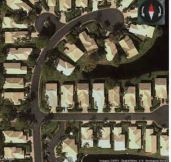
#> input picture amap2.JPG, 171 x 162 px; its folder holds only this picture in this run
$ python -i Deal.py   (imports and definitions only)
#> lines starting #> are read from the running program, lines starting #| are printed output that depends on the picture
# coding=utf-8
import cv2 as cv
import numpy as np
from matplotlib import pyplot as plt
from function.Algo import Point
# from function.Algo import Point


# [257 lines left out: functions split, k_means, translate, canny, color_area_red, color_area_blue and 7 more, not called in this run]

>>> import cv2
>>> picture = cv2.cvtColor(cv2.imread('../amap2.JPG'), cv2.COLOR_BGR2RGB)
>>> result = canny(picture)
#> in canny, `blurred = cv.GaussianBlur(img, (3, 3), 0)`:
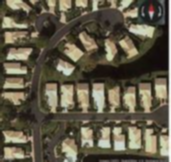
#> blurred: shape (162, 171, 3); mean R, G, B 96.9, 90.3, 71.8
#> in canny, `x_grad = cv.Sobel(blurred, cv.CV_16SC1, 1, 0)`:
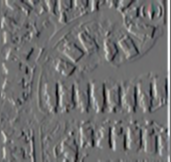
#> x_grad: shape (162, 171, 3) int16; mean R, G, B 7.7, 7.8, 8.5; drawn with min black and max white
#> in canny, `y_grad = cv.Sobel(blurred, cv.CV_16SC1, 0, 1)`:
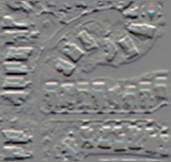
#> y_grad: shape (162, 171, 3) int16; mean R, G, B -2.1, -2.1, -1.4; drawn with min black and max white
#> in canny, `edge = cv.Canny(x_grad, y_grad, 50, 100)`:
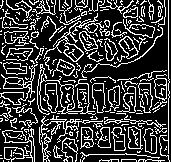
#> edge: shape (162, 171); 23.7% white in thin lines or dots
#> in canny, `dst = cv.bitwise_and(img, img, mask=edge)`:
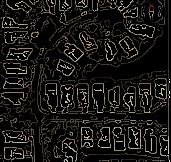
#> dst: shape (162, 171, 3); mean R, G, B 24.3, 22.6, 18

$ run again, on cut.jpg
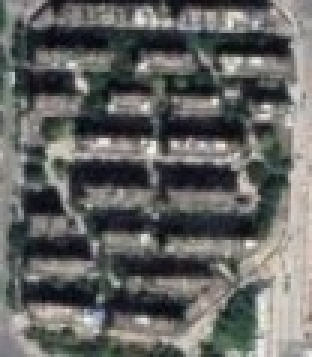
#> input picture cut.jpg, 104 x 119 px (shown 3 times larger)
#> in canny, `edge = cv.Canny(x_grad, y_grad, 50, 100)`:
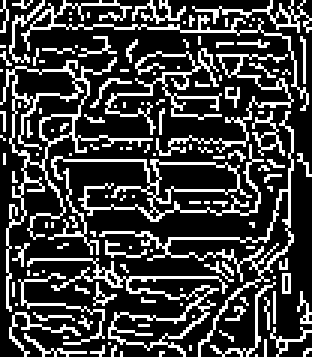
#> edge: shape (119, 104) (shown 3 times larger); 24.5% white in thin lines or dots
#> in canny, `dst = cv.bitwise_and(img, img, mask=edge)`:
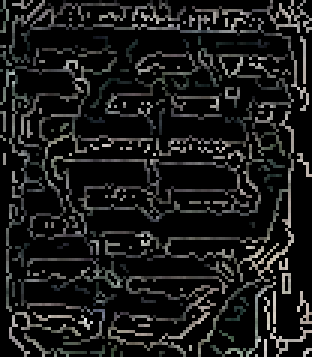
#> dst: shape (119, 104, 3) (shown 3 times larger); mean R, G, B 26.3, 26.5, 25.8
